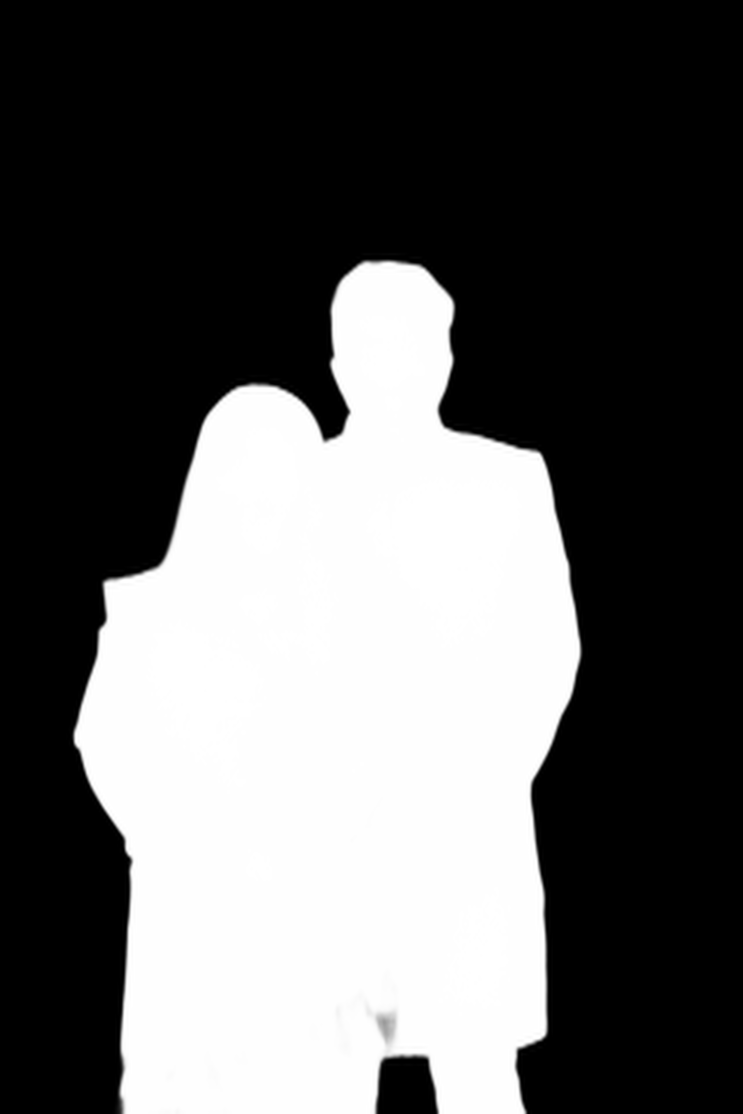
#> input picture output/mask_preview.png, 3712 x 5568 px (shown at 1/5 size)
$ python generate_shadow.py
#> lines starting #> are read from the running program, lines starting #| are printed output that depends on the picture
import os
import cv2
import numpy as np
from PIL import Image

def generate_soft_shadow():
    mask_path = os.path.join("output", "mask_preview.png")
    shadow_path = os.path.join("output", "textures", "couple_shadow.png")

    print(f"Loading mask from {mask_path}...")
    mask = cv2.imread(mask_path, cv2.IMREAD_GRAYSCALE)
#> mask is the input picture: shape (5568, 3712); min 0, max 255, mean 94.6
    h, w = mask.shape
#> h = 5568; w = 3712
    print(f"Mask size: {w}x{h}")
#| Mask size: 3712x5568

    # Resize to AR texture size (2048 x 3072)
    target_w, target_h = 2048, 3072
    mask_ar = cv2.resize(mask, (target_w, target_h), interpolation=cv2.INTER_AREA)

    # Blur to create soft ambient drop shadow
    # Offset shadow slightly downwards (Y direction in image)
    # Downward shift of ~25 pixels
    M = np.float32([[1, 0, 0], [0, 1, 30]])
    shifted_mask = cv2.warpAffine(mask_ar, M, (target_w, target_h), borderValue=0)
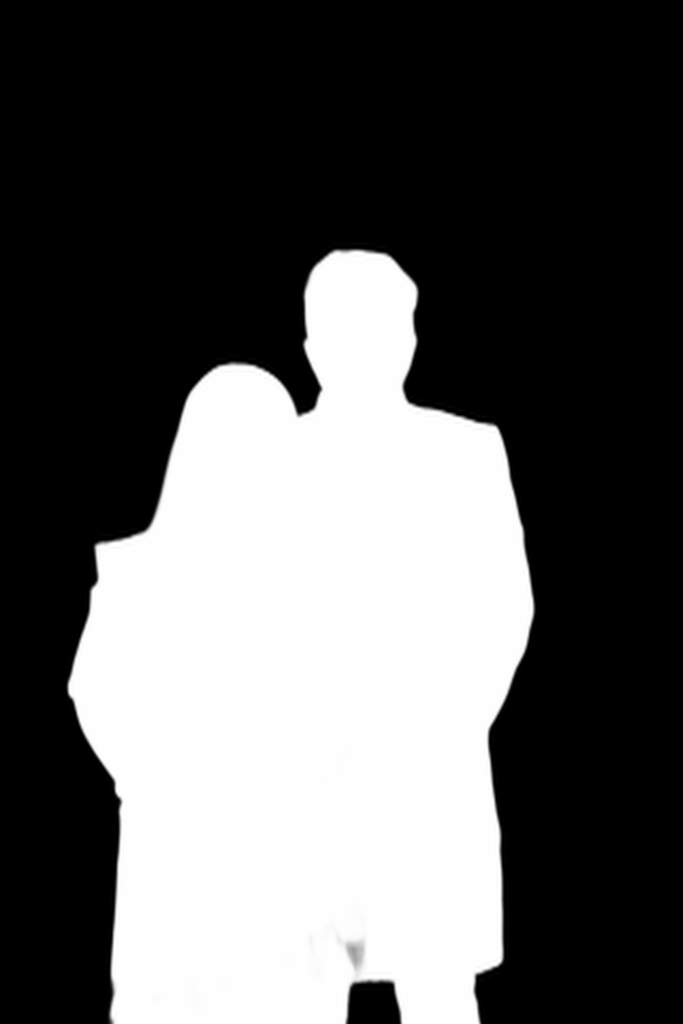
#> shifted_mask: shape (3072, 2048) (shown at 1/3 size); min 0, max 255, mean 93.4

    # Large gaussian blur for soft diffuse shadow
    blurred = cv2.GaussianBlur(shifted_mask, (101, 101), sigmaX=35, sigmaY=35)
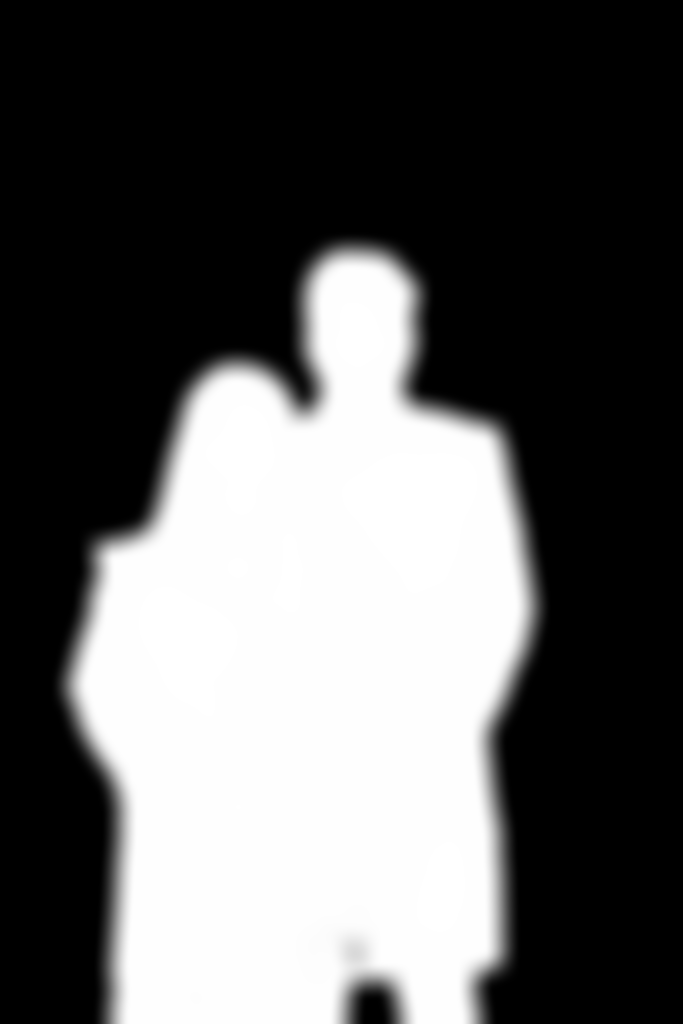
#> blurred: shape (3072, 2048) (shown at 1/3 size); min 0, max 255, mean 93.4

    # Scale alpha to subtle 30% max opacity (75/255)
    shadow_alpha = (blurred.astype(np.float32) / 255.0 * 85.0).astype(np.uint8)
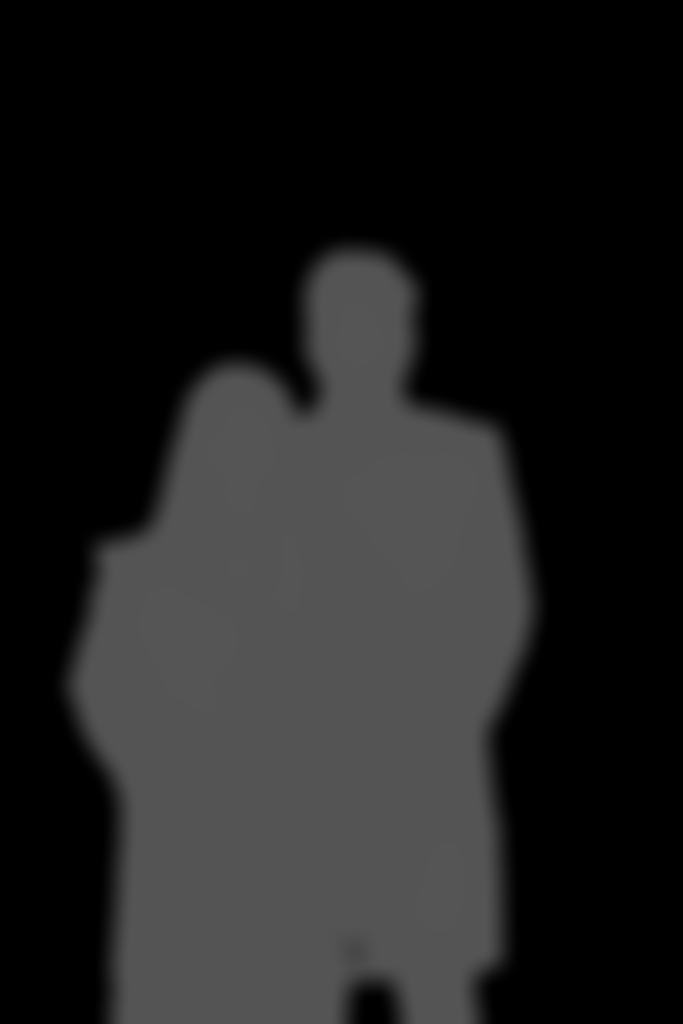
#> shadow_alpha: shape (3072, 2048) (shown at 1/3 size); min 0, max 85, mean 30.9

    # Black RGB with shadow_alpha
    shadow_rgba = np.zeros((target_h, target_w, 4), dtype=np.uint8)
    shadow_rgba[:, :, 3] = shadow_alpha

    print(f"Saving shadow texture to {shadow_path}...")
    Image.fromarray(shadow_rgba, mode="RGBA").save(shadow_path, format="PNG", optimize=True)
    print(f"Shadow texture saved! Size: {os.path.getsize(shadow_path):,} bytes")

if __name__ == "__main__":
    generate_soft_shadow()
